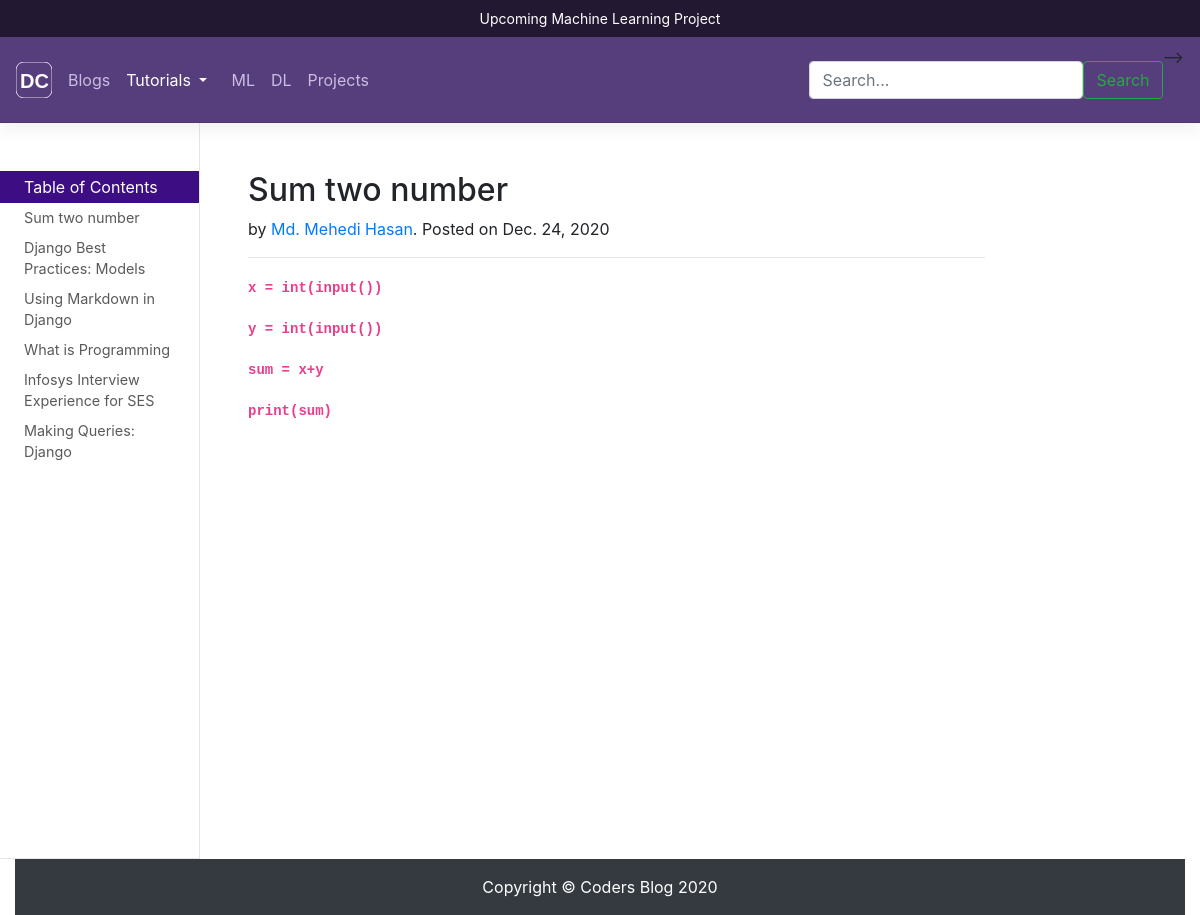
Page /python/1/ on the committed database.
### blog/models.py (models this page shows, shortened)
class PythonDB(models.Model):
    description = models.CharField(max_length=200)
    keywords = MultiSelectField(choices=keyword_choices, max_choices=3)
    author = models.CharField(
        max_length=399, default='http://sdt-inc.github.io/')
    title = models.CharField(max_length=200)
    writer_name = MultiSelectField(
        choices=writer_choices, max_choices=3)
    date = models.DateField(auto_now=timezone.now())
    body = RichTextUploadingField(config_name='default', blank=True, null=True)
    related_page_link = models.CharField(max_length=200)

### blog/views.py (the view)
# urls.py: path('python/<int:pk>/', views.tutorial, name='tutorial'),
def tutorial(request, pk=None):
    data = get_object_or_404(PythonDB, pk=pk)
    current_url = resolve(request.path_info).url_name
    titles = list(PythonDB.objects.values_list('title', flat=True))
    primary_keys = list(PythonDB.objects.values_list('id', flat=True))
    title_primary_keys = dict(zip(titles, primary_keys))
    context = {
        'description': data.description,
        'keywords': list(data.keywords),
        'author': data.author,
        'title': data.title,
        'writer_name': data.writer_name,
        'date': data.date,
        'body': data.body,
        'related_page_link': data.related_page_link,
        'title_primary_keys': title_primary_keys,
        'current_url': current_url,
    }
    print(context.get('current_url'))
    return render(request, 'blog/tutorial.html', context=context)

### blog/templates/blog/tutorial.html
{% extends 'blog/base.html' %}
{% block content %}
{% if body %}
{{ body | safe }}
{% endif %}
{% endblock content %}

### blog/templates/blog/base.html (shortened to what this page needs)
{% load static %}
<!doctype html>
<html lang="en">
<head>
    <link rel="stylesheet" href="//code.jquery.com/ui/1.12.1/themes/base/jquery-ui.css">
    <link rel="stylesheet" href="https://maxcdn.bootstrapcdn.com/bootstrap/4.0.0/css/bootstrap.min.css"
>
    <link rel="stylesheet" href="{% static 'blog/css/main.css' %}">
</head>
<body>
    <a href="#" class="d-block px-3 py-2 text-center text-bold text-white old-bv">
        Upcoming Machine Learning Project
    </a>
    <header class="navbar navbar-expand navbar-dark flex-column sticky-top flex-md-row bd-navbar">
        <a class="navbar-brand mr-0 mr-md-2" href="{% url 'index' %}" aria-label="DevCoder">
            <svg class="d-block" width="36" height="36" xmlns="http://www.w3.org/2000/svg">
                <g>
                    <text x="4" y="26" font-family="helvetica" font-size="20" font-weight="bold" fill="white">DC</text>
                </g>
            </svg>
        </a>
        <div class="navbar-nav navbar-expand-lg">
            <ul class="navbar-nav bd-navbar-nav flex-row">
                <li class="nav-item">
                    <a class="nav-link" href="#" onclick="ga('send', 'event', 'Navbar', 'Community links', 'blogs');">
                        Blogs
                    </a>
                </li>
                <li class="nav-item dropdown active">
                    <a class="nav-item nav-link dropdown-toggle mr-md-2" href="{% url 'index' %}" id="bd-versions"
                        data-toggle="dropdown" aria-haspopup="true" aria-expanded="false"
                        onclick="ga('send', 'event', 'Navbar', 'Community links', 'blogs');">
                        Tutorials
                    </a>
                </li>
                <li class="nav-item">
                    <a class="nav-link " href="#"
                        onclick="ga('send', 'event', 'Navbar', 'Community links', 'Machine Learning');">ML</a>
                </li>
                <li class="nav-item">
                    <a class="nav-link" href="#"
                        onclick="ga('send', 'event', 'Navbar', 'Community links', 'Deep Learning');" target="_blank"
                        rel="noopener">DL</a>
                </li>
                <li class="nav-item">
                    <a class="nav-link" href="#" onclick="ga('send', 'event', 'Navbar', 'Community links', 'Projects');"
                        target="_blank" rel="noopener">Projects</a>
                </li>
            </ul>
        </div>
        <ul class="navbar-nav flex-row ml-md-auto d-md-flex">
            <form class="bd-search form-inline my-2 my-lg-0" method="GET" action="search">
                <input type="search" class="form-control" id="search-input" placeholder="Search..."
                    aria-label="Search for..." autocomplete="off" name="query">
                <button class="btn btn-outline-success my-2 my-sm-0" type="submit">Search</button>
            </form> -->
    </header>
    <div class="container-fluid">
        <div class="row flex-xl-nowrap">
            <div class="col-12 col-md-3 col-xl-2 bd-sidebar">
                <form class="bd-search d-flex align-items-center" method="GET" action="search">
                </form>
                <nav class="collapse bd-links" id="bd-docs-nav">
                    <div class="bd-toc-item active">
                        <a class="bd-toc-link font-weight-normal" style="background-color: #3d0e83;color: white"
                            href="#">
                            Table of Contents
                        </a>
                        <ul class="nav bd-sidenav">
                            {% for key, value in title_primary_keys.items %}
                            <li>
                                <a href="{% url 'tutorial' pk=value %}">
                                    {{ key }}
                                </a>
                            </li>
                            {% endfor %}
                        </ul>
                    </div>
                </nav>
            </div>
            <div class="d-none d-xl-block col-xl-2 bd-toc sticky-top">
            </div>
            <main class="col-12 col-md-9 col-xl-8 py-md-4 pl-md-5 bd-content" role="main">
                {% if title %}
                <h2 class="mt-4"> {{ title }} </h2>
                {% endif %}
                {% if writer_name %}
                <article>
                    <address>
                        by
                        <a href="#">{{ writer_name }}</a>. Posted on {{ date }}
                    </address>
                </article>
                {% endif %}
                <div id="page-content-wrapper text-center">
                    <hr>
                    {% block content %}
                    {% endblock content %}
                </div>
            </main>
        </div>
    </div>
    <div class="container-fluid" style="width: 100%;">
        <footer class="py-3 bg-dark footer">
            <div class="container">
                <p class="m-0 text-center text-white">Copyright &copy; Coders Blog {{ date.year }}</p>
            </div>
        </footer>
    </div>
    <link rel="stylesheet"
        href="{% static 'ckeditor/ckeditor/plugins/codesnippet/lib/highlight/styles/default.css' %}" />
</body>
</html>

### blog/static/blog/css/main.css (style rules this page uses)
* { margin: 100; padding: 110; box-sizing: border-box; }
.bd-navbar { min-height: 4rem; background-color: #563d7c; box-shadow: 0 .5rem 1rem rgba(0, 0, 0, .05), inset 0 -1px 0 rgba(0, 0, 0, .1) }
.bd-navbar .navbar-nav .nav-link { padding-right: .5rem; padding-left: .5rem; color: #cbbde2 }
.bd-content { -webkit-box-ordinal-group: 2; -ms-flex-order: 1; order: 1 }
.bd-toc { -webkit-box-ordinal-group: 3; -ms-flex-order: 2; order: 2; padding-top: 1.5rem; padding-bottom: 1.5rem; font-size: .875rem }
.bd-sidebar { -webkit-box-ordinal-group: 1; -ms-flex-order: 0; order: 0; border-bottom: 1px solid rgba(0, 0, 0, .1) }
@media (min-width:768px) { .bd-sidebar { border-right: 1px solid rgba(0, 0, 0, .1) } }
@media (min-width:1200px) { .bd-sidebar { -webkit-box-flex: 0; -ms-flex: 0 1 320px; flex: 0 1 320px } }
.bd-links { padding-top: 1rem; padding-bottom: 1rem; margin-right: -15px; margin-left: -15px }
@media (min-width:768px) { .bd-links { display: block !important } }
.bd-search { position: relative; padding: 1rem 15px; margin-right: -15px; margin-left: -15px; }
.bd-sidenav { display: block; }
.bd-toc-link { display: block; padding: .25rem 1.5rem; font-weight: 500; color: rgba(0, 0, 0, .65) }
.bd-toc-item.active { margin-bottom: 1rem }
.bd-toc-item.active>.bd-toc-link { color: rgba(0, 0, 0, .85) }
.bd-toc-item.active>.bd-sidenav { display: block }
.bd-sidebar .nav>li>a { display: block; padding: .25rem 1.5rem; font-size: 90%; color: rgba(0, 0, 0, .65) }
.old-bv { font-size: 14px; background-color: #322348; }
.footer { clear: both; padding: 10px; background-color: #999999; color:white; text-align:right; }

### rows in the picture
PythonDB: title "Sum two number", writer_name "Md. Mehedi Hasan", date "Dec. 24, 2020", body "x = int(input()) y = int(input()) sum = x+y print(sum)"

### other values in the picture
{{ key }} "Sum two number" "Django Best Practices: Models" "Using Markdown in Django" "What is Programming" "Infosys Interview Experience for SES" "Making Queries: Django"
{{ date.year }} "2020"
